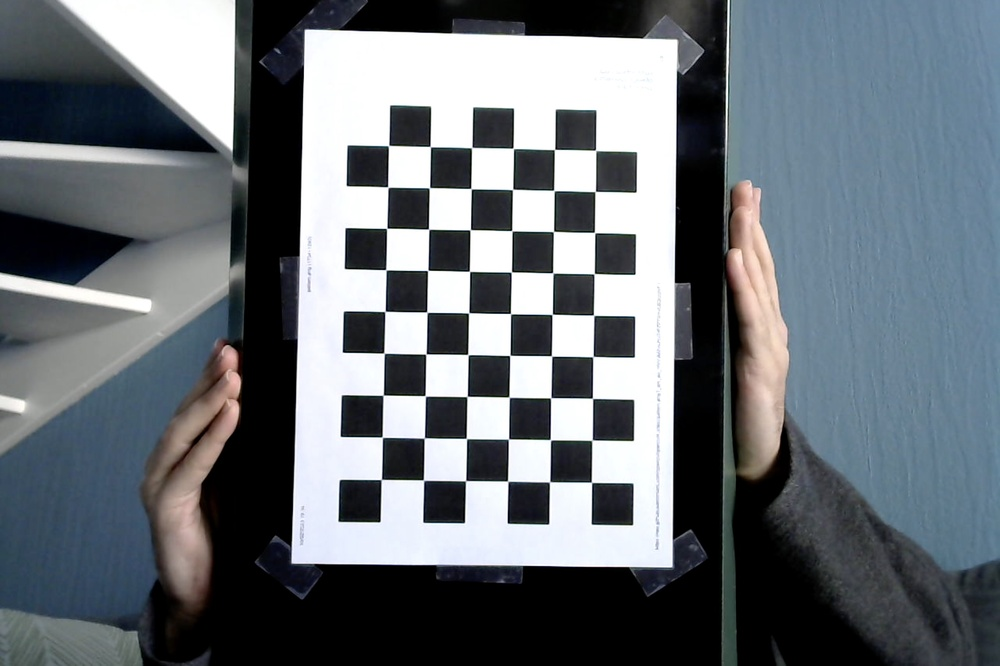
#> input picture test.jpg, 1000 x 666 px, shrunk from 2374 x 1582 before the run; its folder holds only this picture in this run
$ python calibration.py
#> lines starting #> are read from the running program, lines starting #| are printed output that depends on the picture; after the words box and inside, x2 and y2 are one past the last pixel; in counts of white or black regions, pixels touching at a corner belong together; long printed decimals are rounded
import numpy as np
import cv2 as cv
import glob

objpoints = []
imgpoints = []

chessboardSize = (9, 6)

criteria = (cv.TERM_CRITERIA_EPS + cv.TERM_CRITERIA_MAX_ITER, 30, 0.001)

objp = np.zeros((6 * 9, 3), np.float32)
objp[:, :2] = np.mgrid[0:9, 0:6].T.reshape(-1, 2)

images = glob.glob('*.jpg')
framesize = (0, 0)

for fname in images:
    img = cv.imread(fname)
#> img is the input picture: shape (666, 1000, 3); mean B, G, R 117.7, 111.8, 105.3
    gray = cv.cvtColor(img, cv.COLOR_BGR2GRAY)
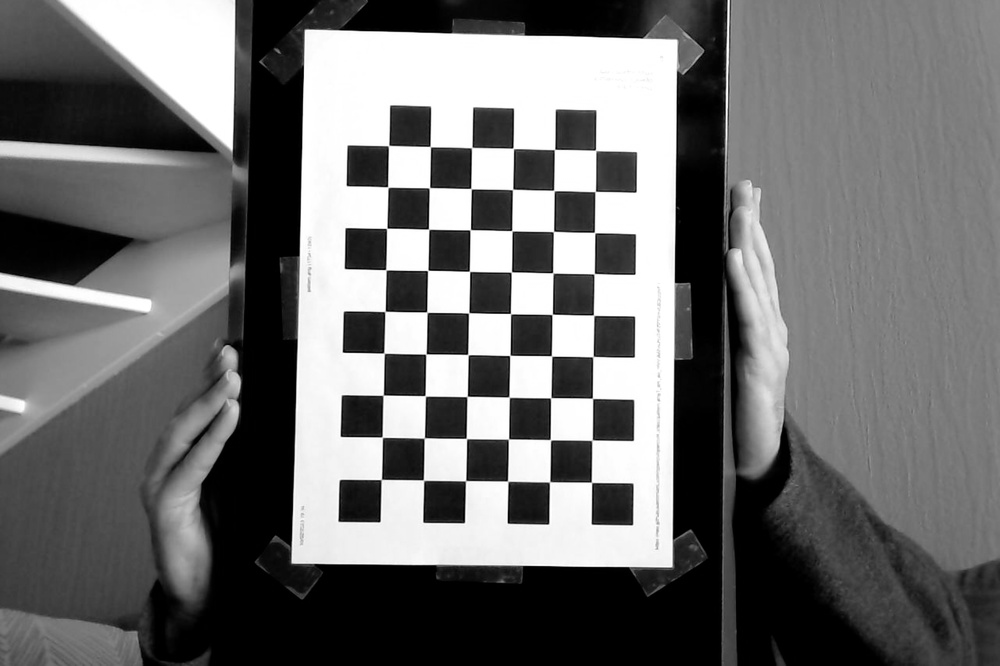
#> gray: shape (666, 1000); min 0, max 255, mean 110.5
    ret, corners = cv.findChessboardCorners(gray, chessboardSize, None)
#> ret = True; corners = 54 rows, first 8: [381.3, 479.4], [382.2, 437.1], [383.2, 395.1], [384, 353.1], [385, 311.4], [385.8, 269.7], [386.7, 228.3], [387.8, 187]
    print(ret)
#| True
    if ret:
        objpoints.append(objp)
        corners2 = cv.cornerSubPix(gray, corners, (11, 11), (-1, -1), criteria)
#> corners2 = 54 rows, first 8: [381.3, 479.5], [382.3, 437.2], [383.2, 395.2], [384.1, 353.2], [385, 311.4], [385.9, 269.8], [386.7, 228.3], [387.8, 187.2]
        imgpoints.append(corners2)
        cv.drawChessboardCorners(img, chessboardSize, corners2, ret)
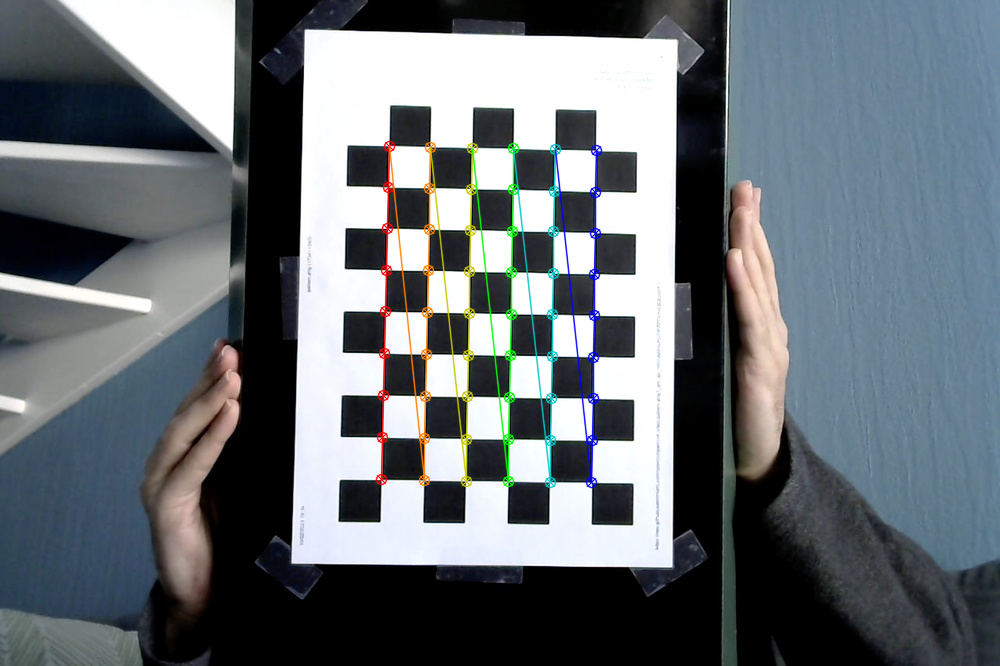
#> img: shape (666, 1000, 3); 2.26% of pixels changed, all inside (x1, y1, x2, y2) = (375, 140, 603, 489)
        cv.imshow('img', img)
        cv.waitKey(500)

ret, mtx, dist, rvecs, tvecs = cv.calibrateCamera(objpoints, imgpoints, gray.shape[::-1], None, None)
#> ret = 0.115; mtx = [[1066.6, 0, 494.1], [0, 1063.4, 295.1], [0, 0, 1]]; dist = [[-0.397, 16.87, 0.00225, -0.000642, -220.1]]; rvecs = ([-0.00744, -0.057, -1.55],); tvecs = ([-2.68, 4.39, 25.24],)
mean_error = 0
for i in range(len(objpoints)):
    imgpoints2, _ = cv.projectPoints(objpoints[i], rvecs[i], tvecs[i], mtx, dist)
    error = cv.norm(imgpoints[i], imgpoints2, cv.NORM_L2)/len(imgpoints2)
    mean_error += error
#> this loop made 1 pass
#> (error, mean_error) on pass 1: (0.0157, 0.0157)
#> after the loop, mean_error = 0.0157
print( "total error: {}".format(mean_error/len(objpoints)) )
#| total error: 0.01567

np.savez('calibration.npz', mtx=mtx, dist=dist, rvecs=rvecs, tvecs=tvecs)

$ run again, on test4.jpg
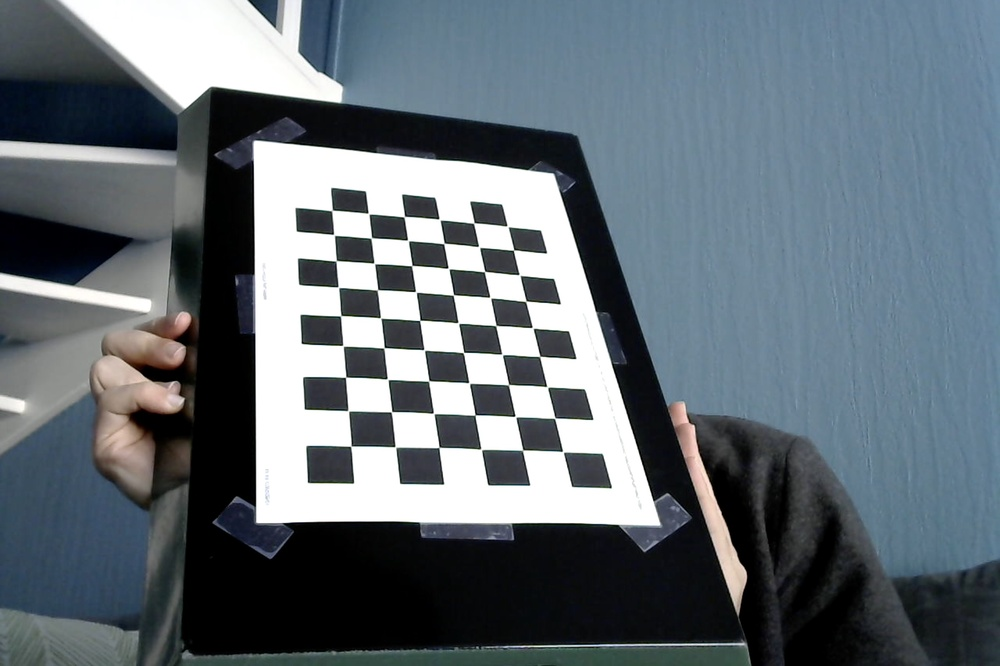
#> input picture test4.jpg, 1000 x 666 px, shrunk from 2374 x 1582 before the run
#> img is the input picture: shape (666, 1000, 3); mean B, G, R 117.3, 109.7, 99.6
#> `gray = cv.cvtColor(img, cv.COLOR_BGR2GRAY)`:
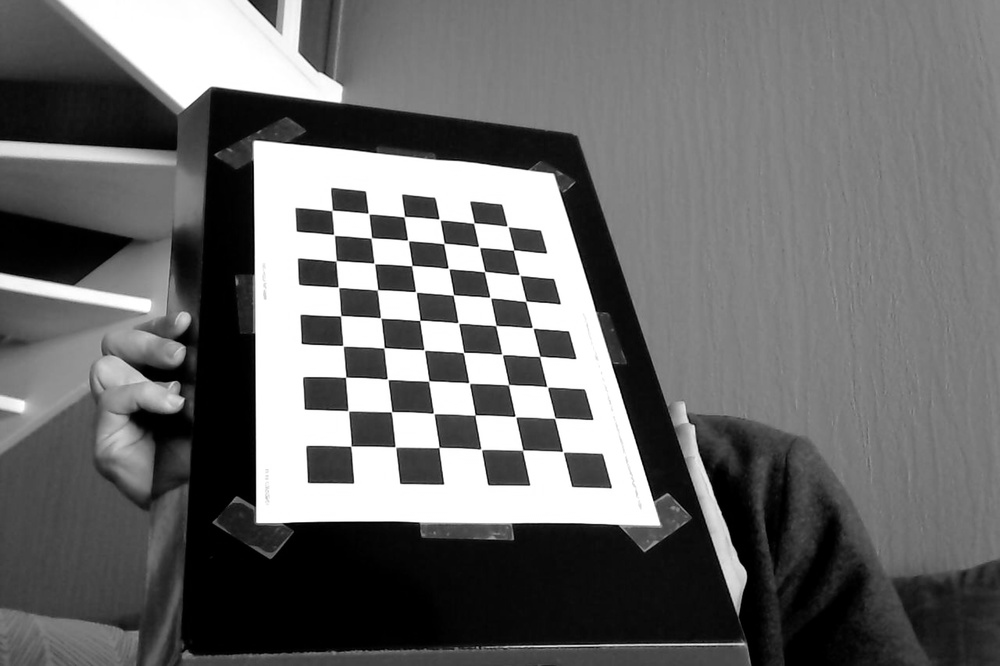
#> gray: shape (666, 1000); min 0, max 255, mean 107.5
#> `ret, corners = cv.findChessboardCorners(gray, chessboardSize, None)`: ret = True; corners = 54 rows, first 8: [350.8, 446.2], [348.1, 410.7], [345.7, 377.1], [342.8, 345.6], [340.7, 315.7], [338.3, 287.1], [336.1, 260.7], [333.6, 234.5]
#| True
#> corners2 = 54 rows, first 8: [351, 446.2], [348.3, 410.7], [345.7, 377.3], [343.1, 345.7], [340.6, 315.7], [338.5, 287.3], [336.2, 260.8], [334, 234.9]
#> `cv.drawChessboardCorners(img, chessboardSize, corners2, ret)`:
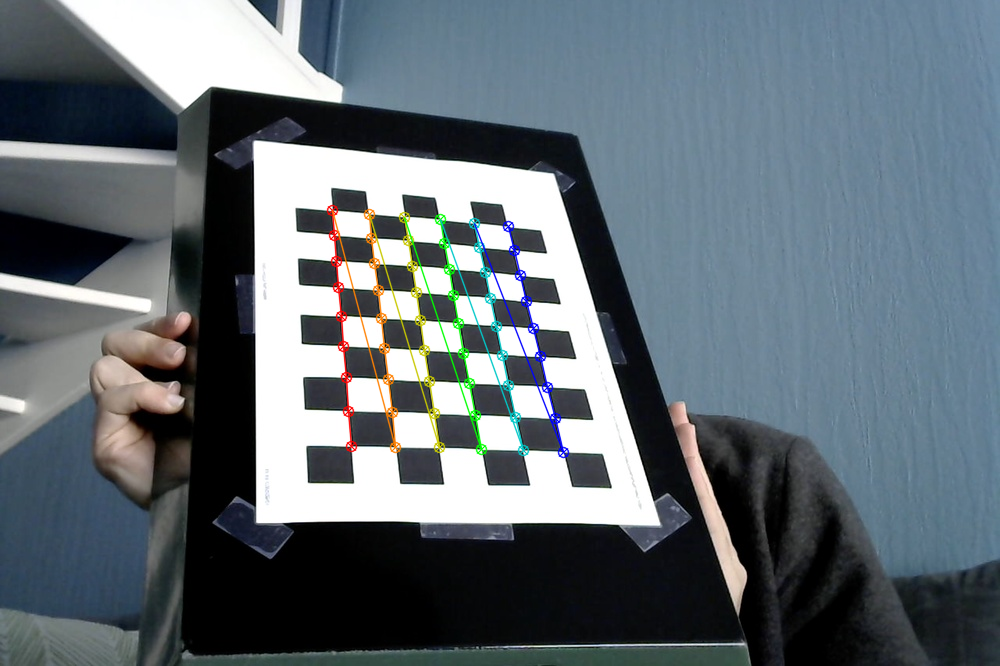
#> img: shape (666, 1000, 3); 1.78% of pixels changed, all inside (x1, y1, x2, y2) = (326, 204, 570, 459)
#> `ret, mtx, dist, rvecs, tvecs = cv.calibrateCamera(objpoints, imgpoints..`: ret = 0.263; mtx = [[1163.5, 0, 532.1], [0, 1092.4, 295.9], [0, 0, 1]]; dist = [[0.0695, -16.88, 0.0464, -0.00501, 320.6]]; rvecs = ([-0.29, -0.868, -1.53],); tvecs = ([-3.96, 3.45, 25.72],)
#> the loop `for i in range(len(objpoints)):` made 1 pass
#> (error, mean_error) on pass 1: (0.0357, 0.0357)
#> after the loop `for i in range(len(objpoints)):`: mean_error = 0.0357
#| total error: 0.03574

$ run again, on test5.jpg
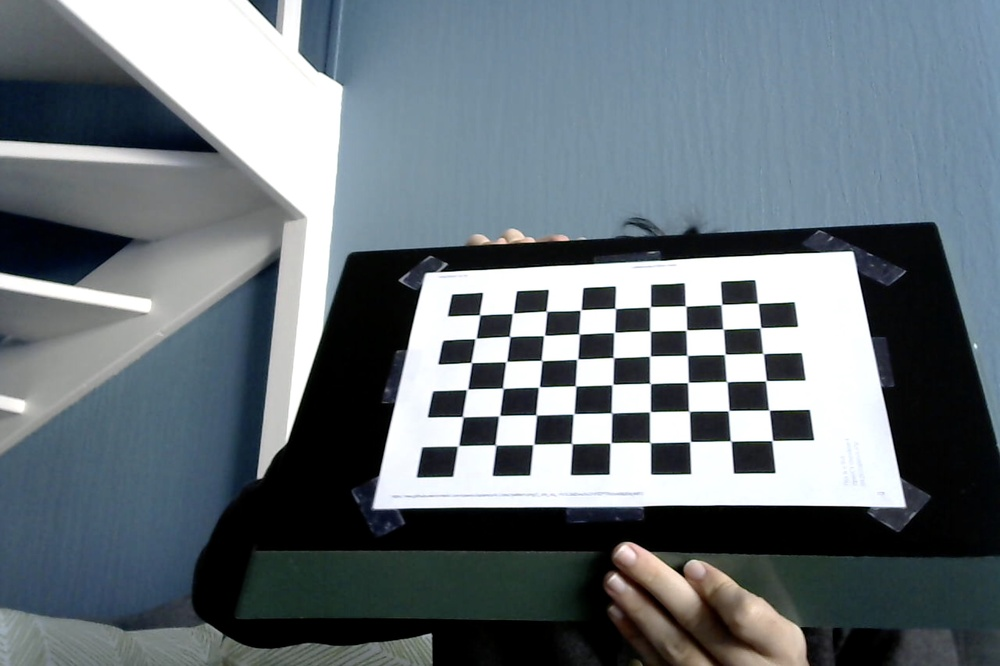
#> input picture test5.jpg, 1000 x 666 px, shrunk from 2374 x 1582 before the run
#> img is the input picture: shape (666, 1000, 3); mean B, G, R 121.9, 115.4, 105.5
#> `gray = cv.cvtColor(img, cv.COLOR_BGR2GRAY)`:
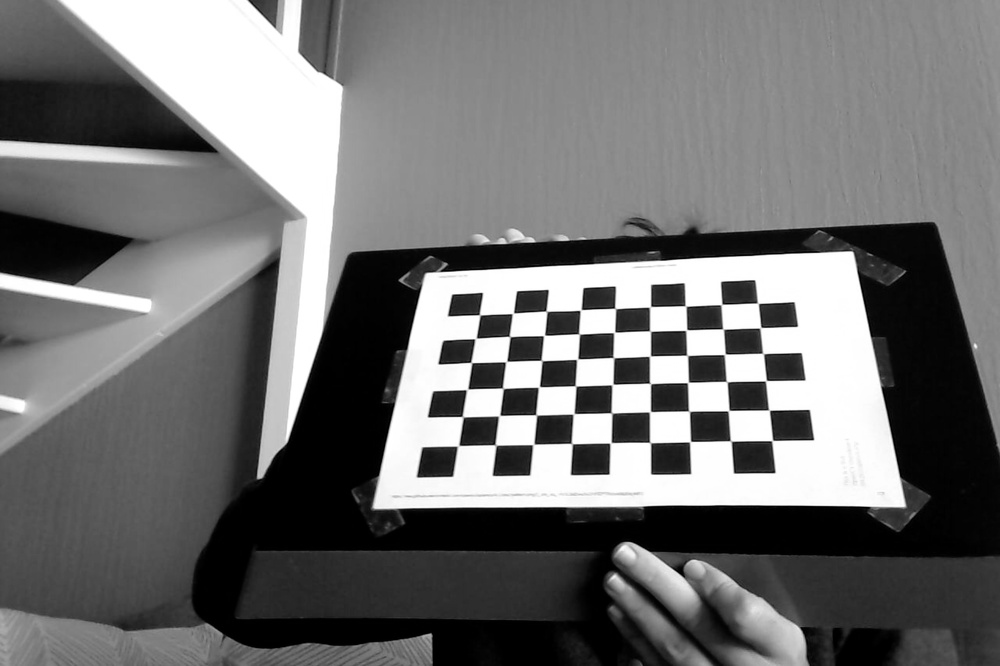
#> gray: shape (666, 1000); min 0, max 255, mean 113.2
#> `ret, corners = cv.findChessboardCorners(gray, chessboardSize, None)`: ret = True; corners = 54 rows, first 8: [479.7, 314.8], [513, 313.3], [546.1, 311], [580.5, 310.2], [615, 308.4], [650.5, 306.5], [685.5, 306], [721.6, 304.4]
#| True
#> corners2 = 54 rows, first 8: [479.6, 314.9], [512.9, 313.4], [546.5, 311.2], [580.7, 310], [615.2, 308.5], [650.1, 306.8], [685.6, 306], [721.5, 304.4]
#> `cv.drawChessboardCorners(img, chessboardSize, corners2, ret)`:
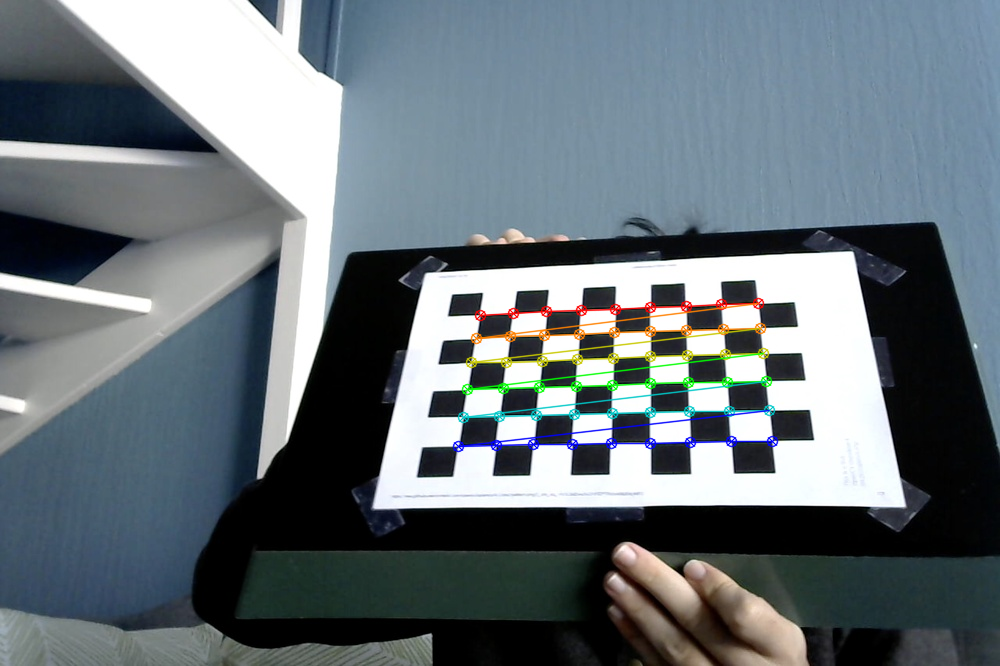
#> img: shape (666, 1000, 3); 2.05% of pixels changed, all inside (x1, y1, x2, y2) = (452, 297, 779, 453)
#> `ret, mtx, dist, rvecs, tvecs = cv.calibrateCamera(objpoints, imgpoints..`: ret = 0.29; mtx = [[967.5, 0, 547.7], [0, 824.2, 328.6], [0, 0, 1]]; dist = [[-0.0766, 1.77, 0.0377, 4.58e-05, -13.44]]; rvecs = ([-0.627, 0.194, 0.00986],); tvecs = ([-2, -0.489, 28.36],)
#> the loop `for i in range(len(objpoints)):` made 1 pass
#> (error, mean_error) on pass 1: (0.0394, 0.0394)
#> after the loop `for i in range(len(objpoints)):`: mean_error = 0.0394
#| total error: 0.03942

$ run again, on test6.jpg
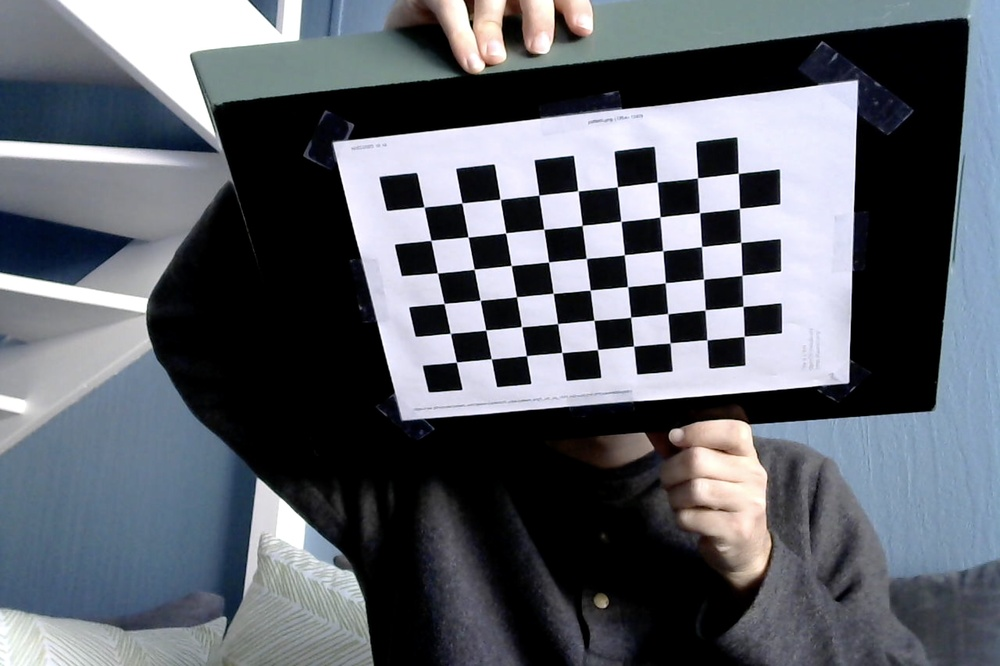
#> input picture test6.jpg, 1000 x 666 px, shrunk from 2374 x 1582 before the run
#> img is the input picture: shape (666, 1000, 3); mean B, G, R 105.9, 97.7, 93.4
#> `gray = cv.cvtColor(img, cv.COLOR_BGR2GRAY)`:
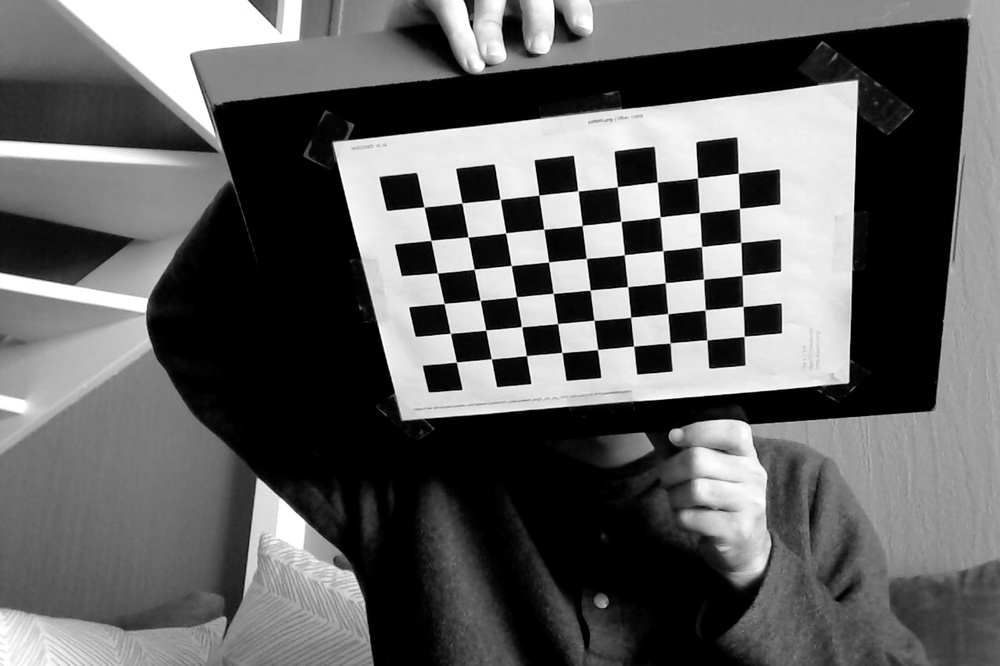
#> gray: shape (666, 1000); min 0, max 255, mean 97.3
#> `ret, corners = cv.findChessboardCorners(gray, chessboardSize, None)`: ret = True; corners = 54 rows, first 8: [424, 207], [461.7, 203], [500, 199], [538.9, 195.1], [577.9, 190.8], [617.3, 186.8], [657, 182], [697.5, 177.8]
#| True
#> corners2 = 54 rows, first 8: [424, 206.9], [461.9, 202.9], [500.2, 199.3], [538.8, 195.1], [577.9, 190.9], [617.4, 186.7], [657.2, 182], [697.5, 177.9]
#> `cv.drawChessboardCorners(img, chessboardSize, corners2, ret)`:
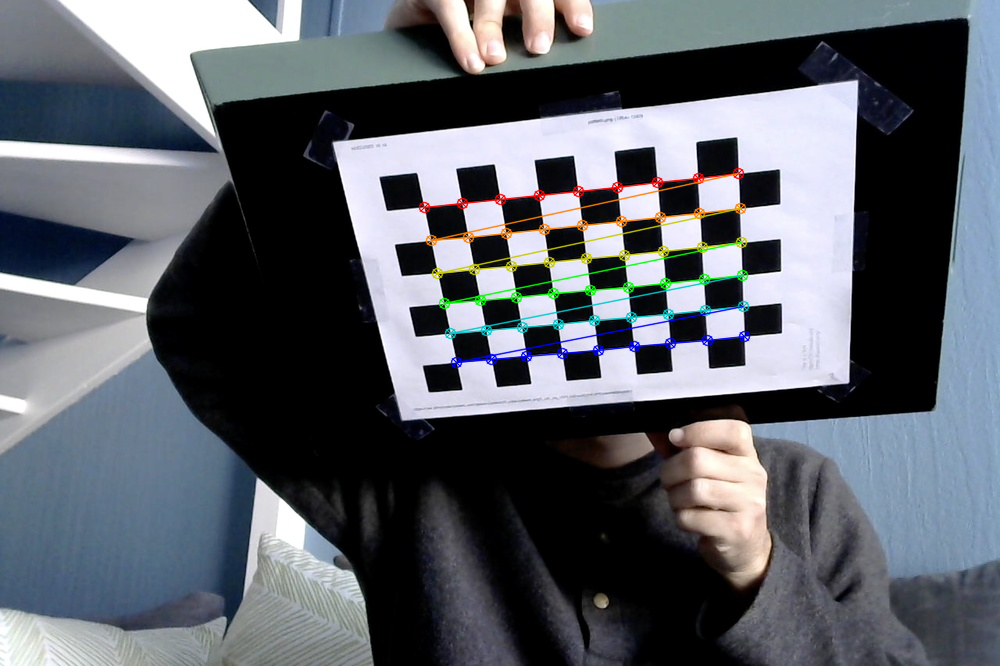
#> img: shape (666, 1000, 3); 2.08% of pixels changed, all inside (x1, y1, x2, y2) = (418, 167, 751, 369)
#> `ret, mtx, dist, rvecs, tvecs = cv.calibrateCamera(objpoints, imgpoints..`: ret = 0.212; mtx = [[979, 0, 531.7], [0, 893.5, 337.1], [0, 0, 1]]; dist = [[0.0942, -0.457, -0.0193, 0.0027, -3.38]]; rvecs = ([0.467, 0.0807, -0.119],); tvecs = ([-2.79, -3.66, 25.45],)
#> the loop `for i in range(len(objpoints)):` made 1 pass
#> (error, mean_error) on pass 1: (0.0288, 0.0288)
#> after the loop `for i in range(len(objpoints)):`: mean_error = 0.0288
#| total error: 0.02884
